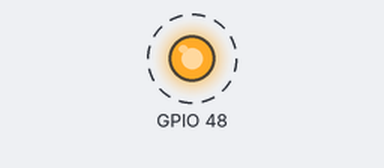
This program was run on a simulated ESP32-S3. Shown: output pins drawn as LEDs (lit = HIGH). Dashed ring = blinking.

Above: at 0.1 s.
Timing chart, 0 to 3.0 s (numbered marks = the images above):
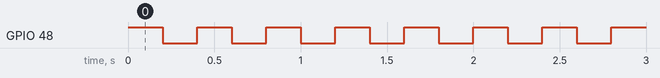

Measured:
- by itself, GPIO 48: alternates HIGH for 0.20 s and LOW for 0.20 s

The program:

main.cpp
```cpp
#include <Arduino.h>
#include <freertos/FreeRTOS.h>
#include <freertos/task.h>
#include <esp_log.h>

#define PERIOD_LED_MS 200

// put function declarations here:

void TareaUART(void *parameter)
{
  static const char *TAG = "TAREA UART";
  for (;;)
  {
    ESP_LOGI(TAG, "hola mundo");
    vTaskDelay(1000 / portTICK_RATE_MS);
  }
  ESP_LOGE(TAG, "SALIENDO DE TAREA");
  vTaskDelete(NULL);
}

void TareaLED(void *parameter)
{
  static const char *TAG = "TAREA LED";
  for (;;)
  {
    ESP_LOGI(TAG, "enciendo led");
    digitalWrite(LED_BUILTIN, HIGH);
    vTaskDelay(PERIOD_LED_MS / portTICK_RATE_MS);
    ESP_LOGI(TAG, "apago led");
    digitalWrite(LED_BUILTIN, LOW);
    vTaskDelay(PERIOD_LED_MS / portTICK_RATE_MS);
  }
  ESP_LOGE(TAG, "SALIENDO DE TAREA");
  vTaskDelete(NULL);
}

void setup()
{
  // put your setup code here, to run once:
  pinMode(LED_BUILTIN, OUTPUT);
  Serial.begin(115200);
  Serial.setDebugOutput(true);
  xTaskCreate(TareaUART, "TareaUART", 10000, NULL, 1, NULL);
  xTaskCreate(TareaLED, "TareaLED", 10000, NULL, 2, NULL);
}

void loop()
{
  // put your main code here, to run repeatedly:
}
```
